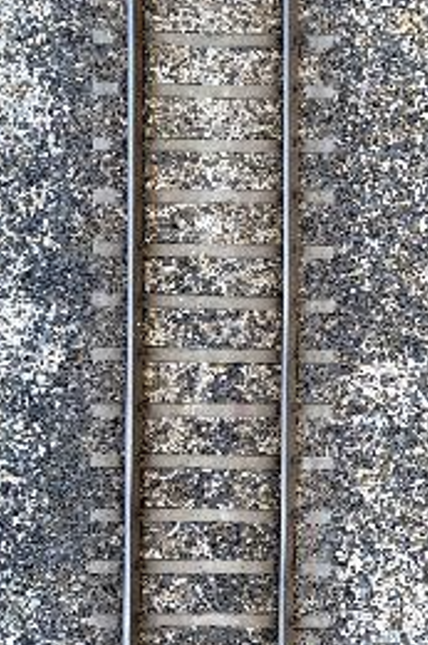
#> input picture Backend/Simulator/images/via1.png, 855 x 1290 px (shown at 1/2 size); its folder holds only this picture in this run
$ python track_videos.py
#> lines starting #> are read from the running program, lines starting #| are printed output that depends on the picture
"""
Track Video Generator
Genera videos MP4 a partir de imágenes estáticas de vías,
creando un efecto de movimiento continuo hacia abajo.
"""

import cv2
import numpy as np
import subprocess
import tempfile
import os
from pathlib import Path


def generate_track_video_from_image(
    image_path: str,
    output_path: str,
    duration: float = 15.0,
    fps: int = 30,
    output_width: int = 720,
    output_height: int = 480,
    speed: float = 1.0,
):
    """
    Genera un video de movimiento continuo a partir de una imagen de vías.

    Args:
        image_path: Ruta a la imagen de la vía
        output_path: Ruta donde guardar el video MP4
        duration: Duración del video en segundos
        fps: Frames por segundo
        output_width: Ancho del video de salida
        output_height: Alto del video de salida
        speed: Multiplicador de velocidad (1.0 = normal)
    """
#> called with image_path = 'images/via1.png', output_path = 'videos/track_video_1.mp4', duration = 25, fps = 30, output_width = 720, output_height = 540, speed = 0.5
    print(f"Cargando imagen: {image_path}")

    # Cargar imagen
    img = cv2.imread(image_path)
#> img is the input picture: shape (1290, 855, 3); mean B, G, R 129.3, 128.3, 129.1
    if img is None:
        raise ValueError(f"No se pudo cargar la imagen: {image_path}")

    img_height, img_width = img.shape[:2]
#> img_height = 1290; img_width = 855
    print(f"Tamaño original: {img_width}x{img_height}")
#| Tamaño original: 855x1290

    # Calcular el aspect ratio objetivo
    target_aspect = output_width / output_height
    img_aspect = img_width / img_height
#> img_aspect = 0.663

    # Redimensionar imagen - ZOOM OUT (más pequeña = vista más amplia)
    # Usar un factor de escala menor para ver más de la imagen
    zoom_out_factor = 0.85  # Menor = más alejado

    if img_aspect > target_aspect:
        new_height = int(img_height * 2 * zoom_out_factor)
        new_width = int(new_height * img_aspect)
    else:
        new_width = int(output_width * zoom_out_factor)
        new_height = int(new_width / img_aspect)
#> new_height = 923

    # Asegurar que la imagen sea lo suficientemente alta para el scroll
    min_height = output_height * 4
    if new_height < min_height:
        scale = min_height / new_height
#> scale = 2.34
        new_height = min_height
        new_width = int(new_width * scale)
#> new_width = 1432

    # Redimensionar
    img_resized = cv2.resize(
        img, (new_width, new_height), interpolation=cv2.INTER_LANCZOS4
    )
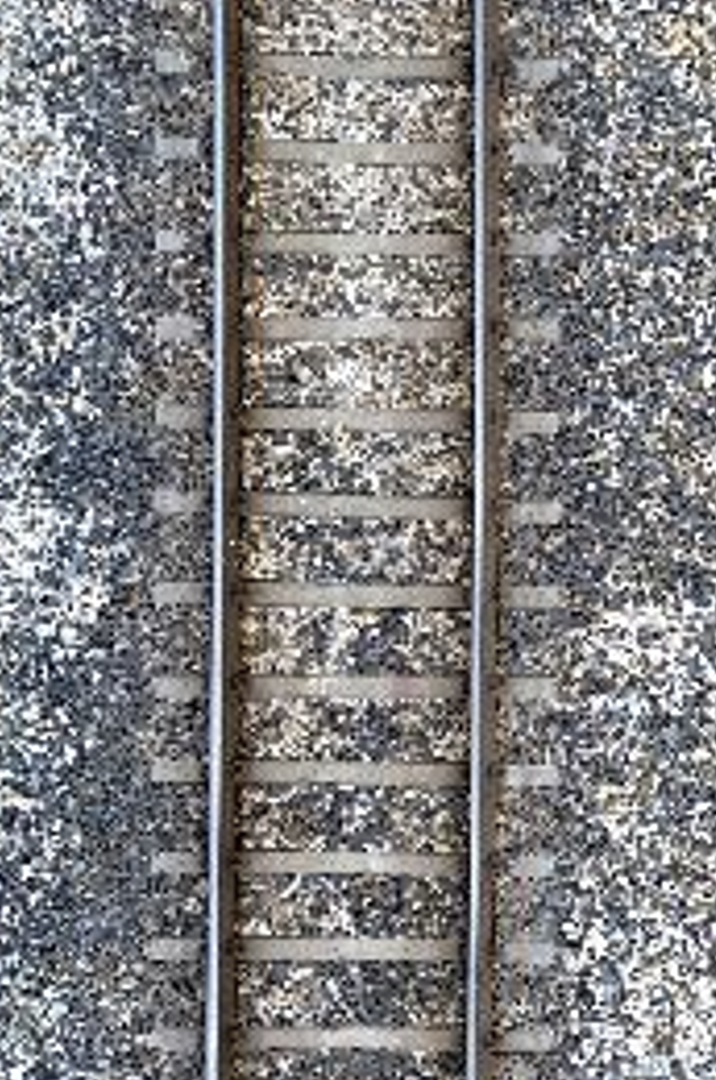
#> img_resized: shape (2160, 1432, 3) (shown at 1/2 size); mean B, G, R 129.3, 128.3, 129.1

    # Crear imagen extendida (tile vertical para loop seamless)
    # Concatenamos la imagen consigo misma para un loop suave
    img_tiled = np.vstack([img_resized, img_resized, img_resized])
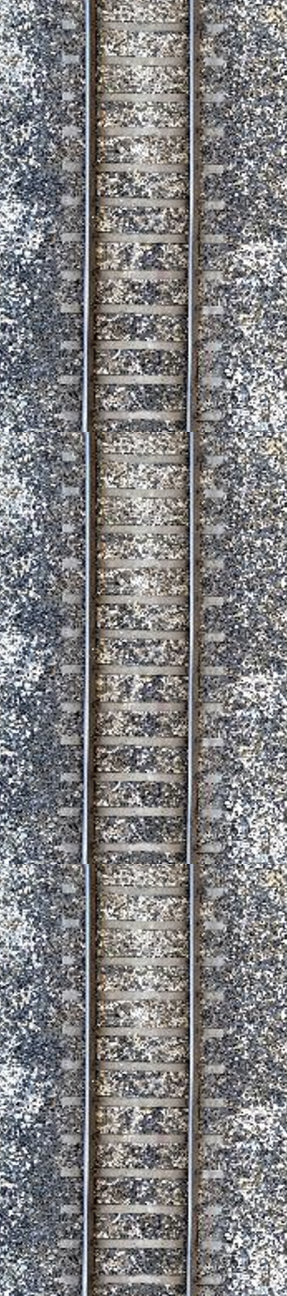
#> img_tiled: shape (6480, 1432, 3) (shown at 1/5 size); mean B, G, R 129.3, 128.3, 129.1
    tiled_height = img_tiled.shape[0]
#> tiled_height = 6480

    print(f"Imagen procesada: {new_width}x{tiled_height}")
#| Imagen procesada: 1432x6480

    # Calcular parámetros de animación
    total_frames = int(duration * fps)
    pixels_per_frame = (img_resized.shape[0] * speed) / (fps * 2)  # Velocidad de scroll
#> pixels_per_frame = 18

    print(f"Generando {total_frames} frames a {fps} FPS...")

    # Crear archivo temporal para el video raw
    temp_raw = tempfile.NamedTemporaryFile(suffix=".avi", delete=False)
    temp_raw_path = temp_raw.name
    temp_raw.close()

    # Inicializar VideoWriter
    fourcc = cv2.VideoWriter_fourcc(*"MJPG")
    out = cv2.VideoWriter(temp_raw_path, fourcc, fps, (output_width, output_height))

    # Centrar horizontalmente
    x_offset = max(0, (new_width - output_width) // 2)
#> x_offset = 356

    # Generar frames
    for frame_num in range(total_frames):
        # Calcular posición Y del scroll (con loop)
        y_offset = int((frame_num * pixels_per_frame) % img_resized.shape[0])

        # Extraer región visible
        frame = img_tiled[
            y_offset : y_offset + output_height, x_offset : x_offset + output_width
        ].copy()

        # Asegurar que el frame tenga el tamaño correcto
        if frame.shape[0] != output_height or frame.shape[1] != output_width:
            frame = cv2.resize(frame, (output_width, output_height))

        # Agregar efectos sutiles para que parezca más "video"

        # 1. Ligero ruido de sensor de cámara
        if frame_num % 2 == 0:
            noise = np.random.randint(-3, 4, frame.shape, dtype=np.int16)
            frame = np.clip(frame.astype(np.int16) + noise, 0, 255).astype(np.uint8)

        # 2. Variación de brillo muy sutil (simula exposición automática)
        brightness_var = int(3 * np.sin(frame_num * 0.05))
        frame = np.clip(frame.astype(np.int16) + brightness_var, 0, 255).astype(
            np.uint8
        )

        # 3. Ligero motion blur vertical (simula movimiento)
        if speed > 0.8:
            kernel_size = max(3, int(speed * 2)) | 1  # Asegurar impar
            kernel = np.zeros((kernel_size, 1), np.float32)
            kernel[:, 0] = 1.0 / kernel_size
            frame = cv2.filter2D(frame, -1, kernel)

        out.write(frame)

        # Progreso
        if frame_num % (fps * 2) == 0:
            print(
                f"  Progreso: {frame_num}/{total_frames} frames ({100*frame_num//total_frames}%)"
            )
#> this loop made 750 passes
#> pass 1, in generate_track_video_from_image, `frame = img_tiled[ y_offset : y_offset + output_height, x_offset : x_o..`:
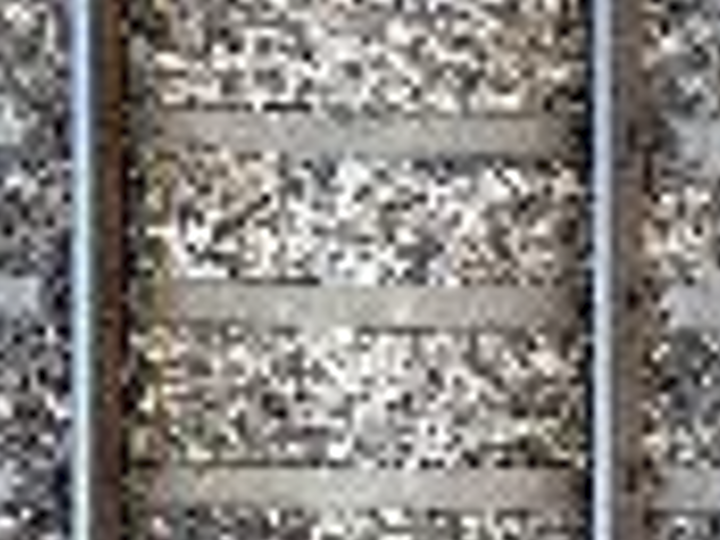
#> frame: shape (540, 720, 3); mean B, G, R 129.1, 132.9, 136.7
#> pass 2, in generate_track_video_from_image, `frame = img_tiled[ y_offset : y_offset + output_height, x_offset : x_o..`:
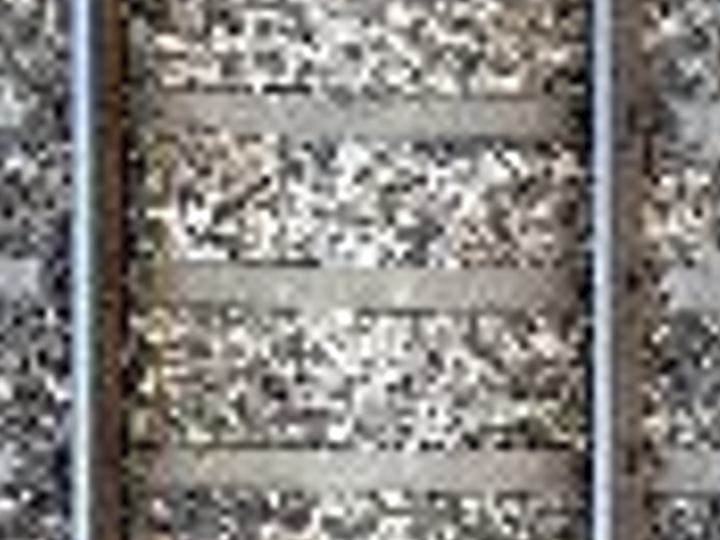
#> frame: shape (540, 720, 3); mean B, G, R 128.9, 132.7, 136.4
#> pass 3, in generate_track_video_from_image, `frame = img_tiled[ y_offset : y_offset + output_height, x_offset : x_o..`:
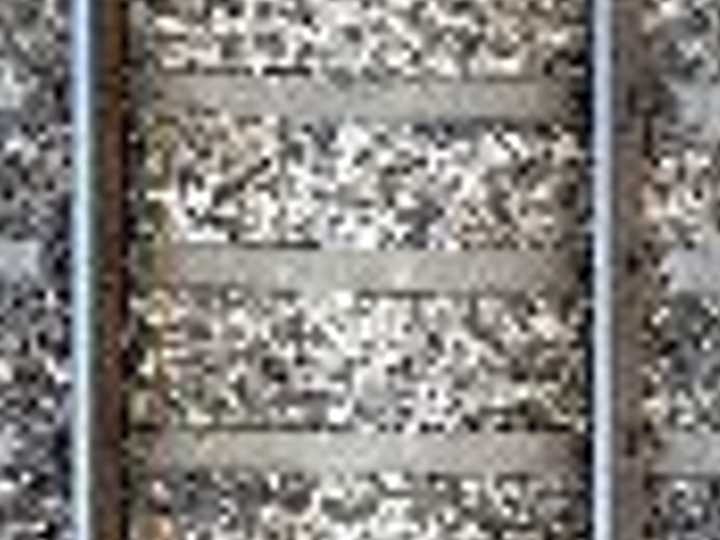
#> frame: shape (540, 720, 3); mean B, G, R 128.9, 132.7, 136.4
#> after the loop:
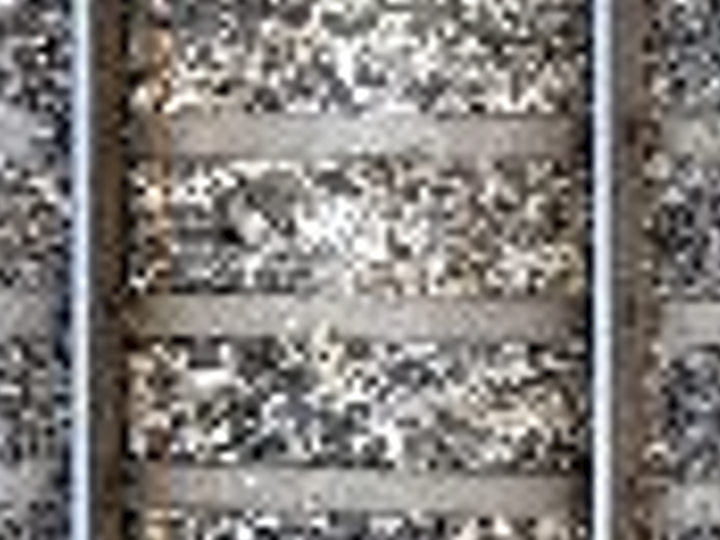
#> frame: shape (540, 720, 3); mean B, G, R 124.7, 128.1, 132.4

    out.release()
    print(f"Video raw generado: {temp_raw_path}")

    # Convertir a H.264 con ffmpeg
    print("Convirtiendo a H.264...")
    try:
        subprocess.run(
            [
                "ffmpeg",
                "-y",
                "-i",
                temp_raw_path,
                "-c:v",
                "libx264",
                "-preset",
                "medium",
                "-crf",
                "20",  # Mejor calidad
                "-pix_fmt",
                "yuv420p",
                "-movflags",
                "+faststart",
                output_path,
            ],
            check=True,
            capture_output=True,
        )
#> (this line was passed over: subprocess is not available in this run)
        print(f"✅ Video guardado: {output_path}")
    except subprocess.CalledProcessError as e:
        print(f"Error en ffmpeg: {e.stderr.decode()}")
        # Fallback: copiar el raw
        import shutil

        shutil.copy(temp_raw_path, output_path)

    # Limpiar
    os.unlink(temp_raw_path)

    # Mostrar info del video final
#> (the run stopped early here; a loop or call above may not have finished)
